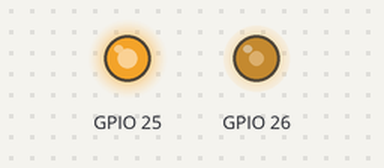
Bench run of a program on a simulated ESP32. On the bench: output pins drawn as LEDs (lit = HIGH). What the program prints to the serial monitor is not drawn.

Above: at 0.1 s.
Timing chart, 0 to 0.2 s (numbered marks = the images above):
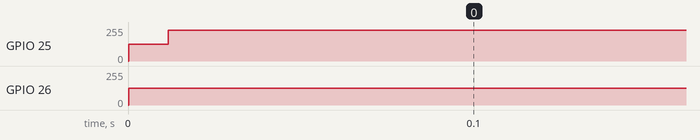

Measured:
- by itself, GPIO 25: 127/255 → 229/255 at 0.01 s
- by itself, GPIO 26: 127/255 → 125/255 at 0.01 s

The program:

main.cpp
```cpp
#include <Arduino.h>
#include "xy_waveforms.h"
#include "driver/dac.h"

void setup() {
  // Initialize serial communication for debugging
  Serial.begin(115200);
  Serial.println("ESP32 XY DAC Display Starting...");

  // Configure DAC channels
  dac_output_enable(DAC_CHANNEL_1);  // GPIO25 - X channel
  dac_output_enable(DAC_CHANNEL_2);  // GPIO26 - Y channel

  // Set initial DAC values to center
  dac_output_voltage(DAC_CHANNEL_1, XY_CENTER);  // X center
  dac_output_voltage(DAC_CHANNEL_2, XY_CENTER);  // Y center

  Serial.println("DAC channels initialized");
  Serial.println("Connect oscilloscope:");
  Serial.println("- X channel (DAC1): GPIO25");
  Serial.println("- Y channel (DAC2): GPIO26");
  Serial.println("- Set oscilloscope to XY mode");
}

void loop() {
  // Display circle pattern
  for (uint16_t i = 0; i < XY_ARRAY_SIZE; i++) {
    // Output X and Y coordinates to DAC channels
    //dac_output_voltage(DAC_CHANNEL_1, circle_x[i]);  // X coordinate to DAC1 (GPIO25)
    //dac_output_voltage(DAC_CHANNEL_2, circle_y[i]);  // Y coordinate to DAC2 (GPIO26)

    dac_output_voltage(DAC_CHANNEL_1, rose_5_x[i]);  // X coordinate to DAC1 (GPIO25)
    dac_output_voltage(DAC_CHANNEL_2, rose_5_y[i]);  // Y coordinate to DAC2 (GPIO26)

    // Small delay to control drawing speed
    delayMicroseconds(10);
  }

  // Optional: pause between pattern repeats
  delay(10);
}
```

Source omitted: xy_waveforms.h (data table, 55469 bytes)
